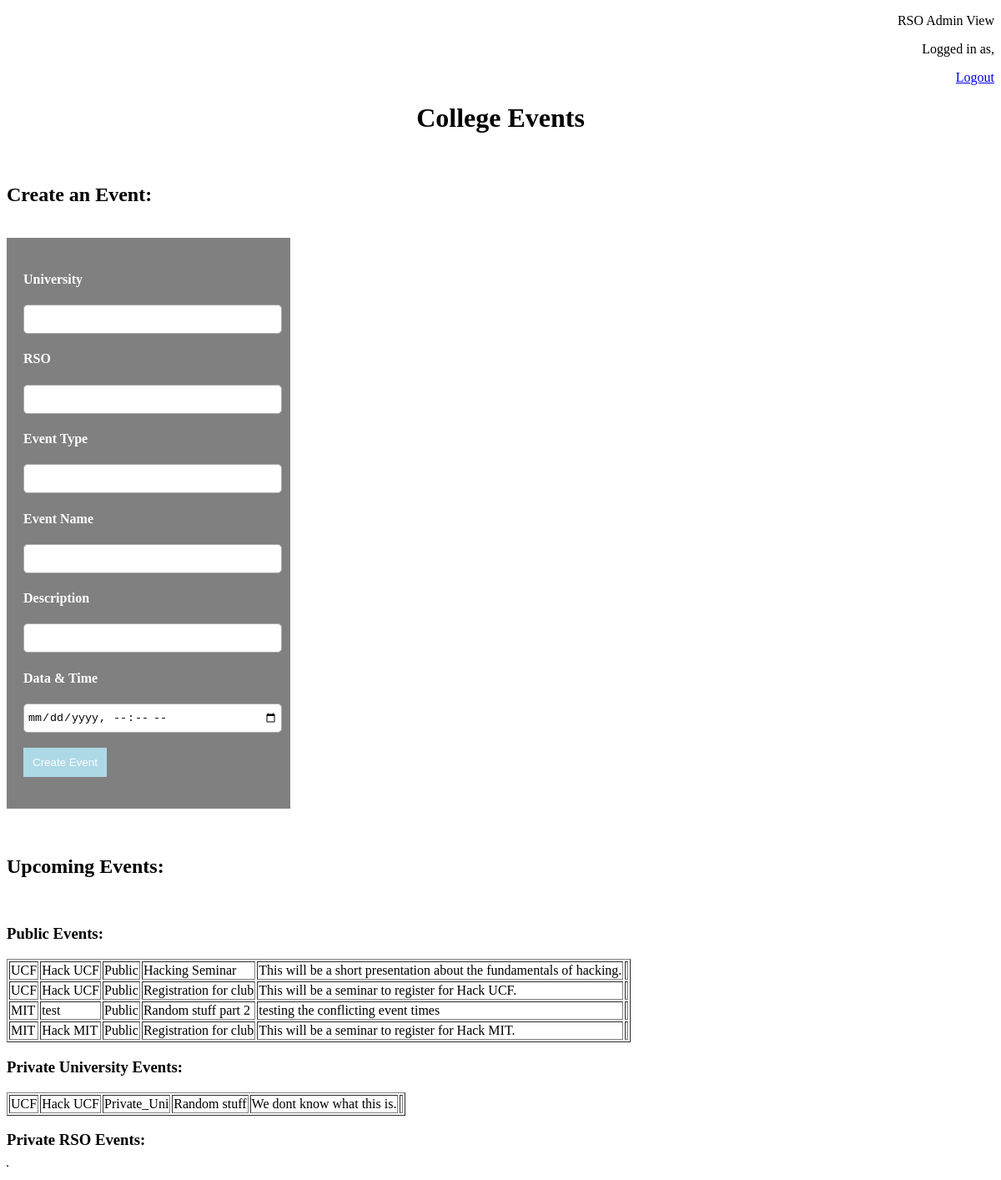
Page /admin-index.php (signed in) on the committed database.
### tables this page shows
CREATE TABLE `events` (
  `event_id` int(11) NOT NULL,
  `location_name` varchar(50) DEFAULT NULL,
  `event_name` varchar(50) NOT NULL,
  `date` date DEFAULT NULL,
  `start_time` time DEFAULT NULL,
  `end_time` time DEFAULT NULL,
  `event_description` text NOT NULL,
  `event_type` set('Public','Private_Uni','Private_RSO','') NOT NULL,
  `rso_name` varchar(30) NOT NULL,
  `university_name` varchar(30) NOT NULL
);

### PHP-Files/functions.php (called while the page is built, shortened)
<?php
function load_events($con)
{
	$query = "select * from events";
	$result = mysqli_query($con,$query);
	return $result;
}

### admin-index.php (the view, shortened to what this page needs)
<?php
	include("connection.php");
	include("functions.php");
	$user_data = check_login($con);
	$event_data = load_events($con);
?>
<!DOCTYPE html>
<html>
<head>
</head>
<body>
	<div style="text-align:right">
	<p>RSO Admin View</p>
	<p>Logged in as, <?php echo $user_data['rso_name']; ?></p>
	<a href="logout.php">Logout</a>
	</div>
	<h1 style="text-align:center">College Events</h1>
	<br>
	<h2>Create an Event:</h2>
	<br>
	<div id="box">
		<form method="post">
			<h4>University</h4>
			<input id="text" type="text" name="university_name"><br>
			<h4>RSO</h4>
			<input id="text" type="text" name="rso_name"><br>
			<h4>Event Type</h4>
			<input id="text" type="text" name="event_type"><br>
			<h4>Event Name</h4>
			<input id="text" type="text" name="event_name"><br>
			<h4>Description</h4>
			<input id="text" type="text" name="event_description"><br>
			<h4>Data & Time</h4>
			<input id="text" type="datetime-local" name="start_date_time"><br><br>
			<input id="button" type="submit" value="Create Event"><br><br>
		</form>
	</div>
	<br><br>
	<h2>Upcoming Events:</h2><br>
	<h3>Public Events:</h3>
	<p><?php
	echo "<table border ='1px'> ";
	while($event = mysqli_fetch_array($event_data))
	{
		if($event['event_type'] == 'Public')
		{
			echo "<tr>";
			echo "<td> {$event['university_name']} </td>";
			echo "<td> {$event['rso_name']} </td>";
			echo "<td> {$event['event_type']} </td>";
			echo "<td> {$event['event_name']} </td>";
			echo "<td> {$event['event_description']} </td>";
			echo "<td> {$event['start_date_time']} </td>";
			echo "</tr>";
		}
	}
	echo "</table>"; ?></p>
	<h3>Private University Events:</h3>
	<p><?php echo "<table border ='1px'>";
	$event_data = load_events($con);
	while($event = mysqli_fetch_array($event_data))
	{
		if($event['event_type'] == 'Private_Uni')
		{
			echo "<tr>";
			echo "<td> {$event['university_name']} </td>";
			echo "<td> {$event['rso_name']} </td>";
			echo "<td> {$event['event_type']} </td>";
			echo "<td> {$event['event_name']} </td>";
			echo "<td> {$event['event_description']} </td>";
			echo "<td> {$event['start_date_time']} </td>";
			echo "</tr>";
		}
	}
	echo "</table>"; ?></p>
	<h3>Private RSO Events:</h3>
	<p><?php echo "<table border ='1px'>";
	echo "</table>"; ?></p>
</body>
</html>

### admin-index.php (style rules this page uses)
#text { height: 25px; border-radius: 5px; padding: 4px; border: solid thin #aaa; width: 100%; }
#button { padding: 10px; width: 100px; color: white; background-color: lightblue; border: none; }
#box { background-color: grey; margin: left; width: 300px; padding: 20px; }
h4 { color: white; }
table { border-collapse: separate; border-spacing: 2px; }

### rows in the picture
events: university_name "UCF", rso_name "Hack UCF", event_type "Public", event_name "Hacking Seminar", event_description "This will be a short presentation about the fundamentals of hacking."
events: university_name "UCF", rso_name "Hack UCF", event_type "Public", event_name "Registration for club", event_description "This will be a seminar to register for Hack UCF."
events: university_name "MIT", rso_name "test", event_type "Public", event_name "Random stuff part 2", event_description "testing the conflicting event times"
events: university_name "MIT", rso_name "Hack MIT", event_type "Public", event_name "Registration for club", event_description "This will be a seminar to register for Hack MIT."
events: university_name "UCF", rso_name "Hack UCF", event_type "Private_Uni", event_name "Random stuff", event_description "We dont know what this is."
